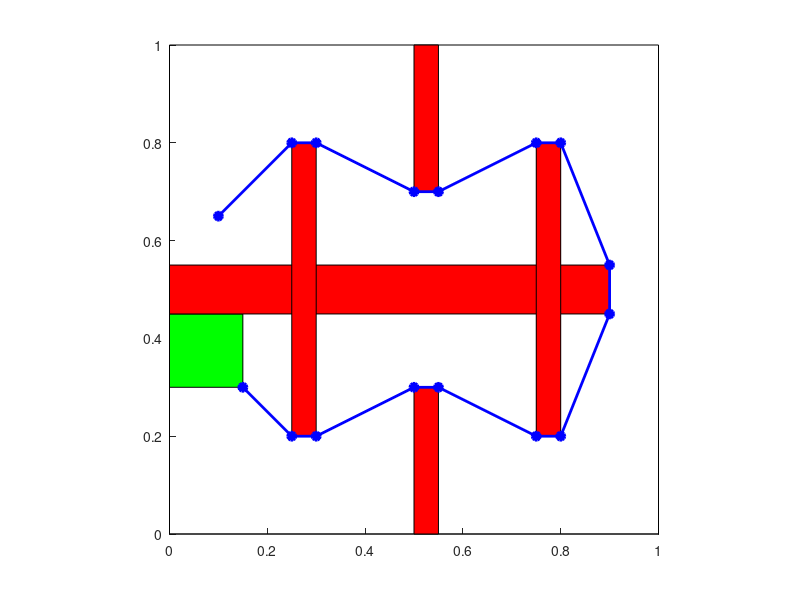

Recreate this plot in MATLAB. (Note: this script raises an error after producing the figure.)
%% Problem 1 - Two Boxes
start = [0; 0];
goal = [.9 1 1 .9 .9; .9 .9 1 1 .9];
clearvars obstacles
obstacles{1} = [.1 .4 .4 .1 .1; .1 .1 .4 .4 .1];
obstacles{2} = [.4 .9 .9 .4 .4; .6 .6 .9 .9 .6];
clf; hold on;
axis square; rectangle;
fill(goal(1,:), goal(2,:), 'g')
for i = 1:length(obstacles)
    fill(obstacles{i}(1,:), obstacles{i}(2,:), 'r')
end
X_opt = [0 .4 .9 .9];
Y_opt = [0 .1 .6 .9];
c_opt = sum(fliplr(sqrt(diff(X_opt).^2 + diff(Y_opt).^2)))
plot(X_opt,Y_opt,'ob-','LineWidth',2,'MarkerFaceColor','b');

%% Problem 2 - Windy Maze
start = [.1; .65];
clearvars obstacles
obstacles{1} = [0 .9 .9 0 0; .45 .45 .55 .55 .45];
obstacles{2} = [.25 + [0 .05 .05 0 0]; .2 .2 .8 .8 .2];
obstacles{3} = [.75 + [0 .05 .05 0 0]; .2 .2 .8 .8 .2];
obstacles{4} = [.5 + [0 .05 .05 0 0]; .7 .7 1 1 .7];
obstacles{5} = [.5 + [0 .05 .05 0 0]; 0 0 .3 .3 0];
goal = [0 .15 .15 0 0; .3 .3 .45 .45 .3];
clf; hold on;
axis square; rectangle;
fill(goal(1,:), goal(2,:), 'g')
for i = 1:length(obstacles)
    fill(obstacles{i}(1,:), obstacles{i}(2,:), 'r')
end
X_opt = [.1 .25 .3 .5 .55 .75 .8 .9 .9 .8 .75 .55 .5 .3 .25 .15];
Y_opt = [.65 .8 .8 .7 .7 .8 .8 .55 .45 .2 .2 .3 .3 .2 .2 .3];
c_opt = sum(fliplr(sqrt(diff(X_opt).^2 + diff(Y_opt).^2)))
plot(X_opt,Y_opt,'ob-','LineWidth',2,'MarkerFaceColor','b');

%% RRT
figure(1)
Nmax = 100;
tic
[c, N, ~] = RRT(start, goal, obstacles, Nmax, 0)
toc
title(sprintf('RRT c = %2f  N = %d', c/c_opt, N),'FontSize',18);

%% RRTstar
figure(2)
Nmax = 500;
tic
[c, N, ~] = RRTstar(start, goal, obstacles, Nmax, 1)
toc
title(sprintf('RRT* c = %2f  N = %d', c/c_opt, N),'FontSize',18);

%% PRMstar
figure(3)
Nmax = 500;
tic
[c, N, ~] = PRMstar(start, goal, obstacles, Nmax, 1.5, 0)
toc
title(sprintf('PRM* c = %2f  N = %d', c/c_opt, N),'FontSize',18);

%% FMTstar
figure(4)
Nmax = 500;
tic
[c, N, ~] = FMTstar(start, goal, obstacles, Nmax, 1.5, 2)
toc
title(sprintf('FMT* c = %2f  N = %d', c/c_opt, N),'FontSize',18);